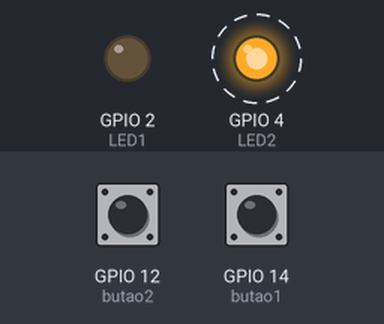
Simulated run of this sketch. Board: ESP32. On the bench: output pins drawn as LEDs (lit = HIGH). Dashed ring = blinking. The test bench sets the inputs (shaded band); at power-on: GPIO 12 (butao2) LOW, GPIO 14 (butao1) LOW.

Above: at 1.2 s.
1.3 s: GPIO 12 (butao2) pulled HIGH for 0.15 s
At 4.3 s:
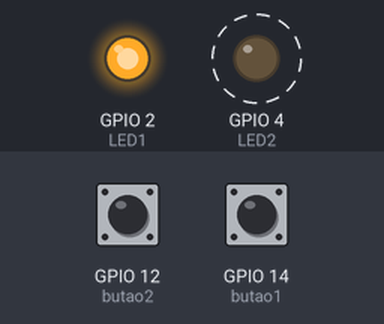
4.4 s: GPIO 14 (butao1) pulled HIGH for 0.15 s
At 5.0 s:
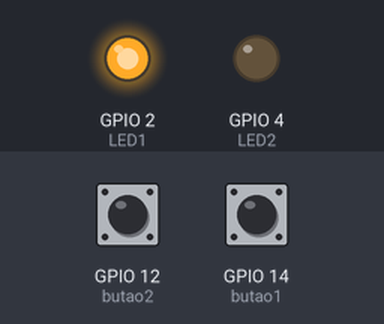
6.0 s: GPIO 12 (butao2) pulled HIGH for 1 s
At 9.6 s:
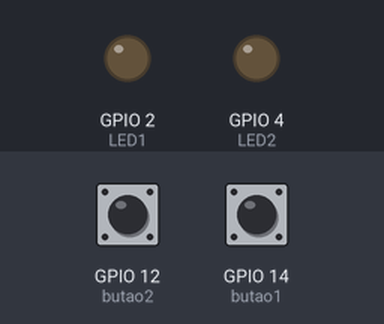
10.0 s: GPIO 12 (butao2) pulled HIGH for 3.2 s
At 15.6 s:
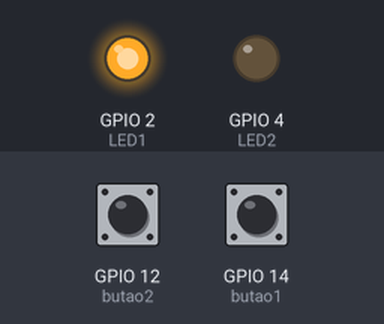
Timing chart, 0 to 17.1 s (numbered marks = the images above; inputs shaded):
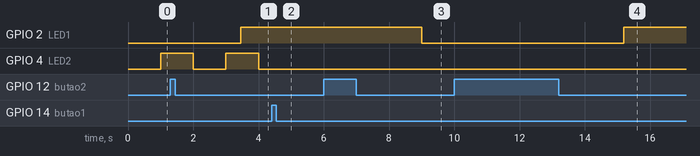

The sketch:

Exemplo2.ino
```cpp
/*Bibliotecas FreeRTOS */
#include "freertos/FreeRTOS.h"
#include "freertos/task.h"
#include "freertos/timers.h"

/*mapeamento de pinos*/
#define LED1 2
#define LED2 4

#define butao1 14
#define butao2 12


/* Variáveis para armazenamento do handle das tasks*/
TaskHandle_t task1Handle = NULL;
TimerHandle_t xTimer1, xTimer2;


/*protítipos das Tasks*/
void vTask1(void *pvParameters);
void callBackTimer1(TimerHandle_t xTimer);
void callBackTimer2(TimerHandle_t xTimer);


void setup() {
  Serial.begin(9600);

  xTaskCreate(vTask1,"TASK1",configMINIMAL_STACK_SIZE,NULL,1,&task1Handle);
  xTimer1 = xTimerCreate("TIMER1",pdMS_TO_TICKS(1000),pdTRUE,0,callBackTimer1);
  xTimer2 = xTimerCreate("TIMER2",pdMS_TO_TICKS(2000),pdFALSE,0,callBackTimer2);
  pinMode(LED2,OUTPUT);
      pinMode(LED1,OUTPUT);
  pinMode(butao1, INPUT_PULLDOWN);
  pinMode(butao2, INPUT_PULLDOWN);
  xTimerStart(xTimer1,0);
}

void loop() {
  vTaskDelay(3000);
}


void vTask1(void *pvParameters)
{
    while (1)
    {
      if (digitalRead(butao1)){
        xTimerStop(xTimer1, pdMS_TO_TICKS(2000));
      }
      if (digitalRead(butao2)){
        xTimerStart(xTimer2, pdMS_TO_TICKS(5000));
      }
      vTaskDelay(pdMS_TO_TICKS(5));
    }
}

void callBackTimer2(TimerHandle_t xTimer)
{
    digitalWrite(LED1,!digitalRead(LED1));
}
void callBackTimer1(TimerHandle_t xTimer)
{
    digitalWrite(LED2,!digitalRead(LED2));
}
```

Measured:
- after the input at 1.3 s, GPIO 2 (LED1): LOW → HIGH after 2.1 s
- after the input at 4.4 s, GPIO 4 (LED2): stays LOW (without the input it goes to HIGH after 0.60 s)
- after the input at 6.0 s, GPIO 2 (LED1): HIGH → LOW after 3.0 s
- after the input at 10.0 s, GPIO 2 (LED1): LOW → HIGH after 5.2 s
